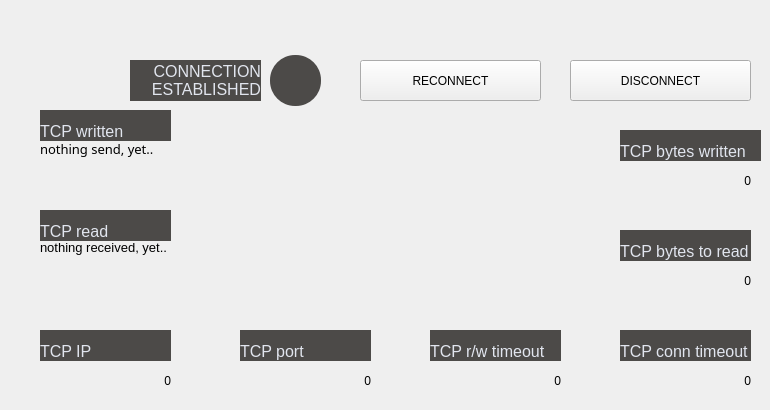
       <widget class="QWidget" name="TCP_PUMP1_tab">
        <attribute name="title">
         <string>    PUMP 1    </string>
        </attribute>
        <widget class="QLabel" name="TCP_PUMP1_disp_readBuffer">
         <property name="geometry">
          <rect>
           <x>40</x>
           <y>240</y>
           <width>561</width>
           <height>61</height>
          </rect>
         </property>
         <property name="styleSheet">
          <string notr="true">font-size: 10pt</string>
         </property>
         <property name="text">
          <string>nothing received, yet..</string>
         </property>
         <property name="alignment">
          <set>Qt::AlignLeading|Qt::AlignLeft|Qt::AlignTop</set>
         </property>
         <property name="wordWrap">
          <bool>true</bool>
         </property>
        </widget>
        <widget class="QLabel" name="TCP_PUMP1_lbl_bytesToRead">
         <property name="geometry">
          <rect>
           <x>620</x>
           <y>230</y>
           <width>131</width>
           <height>31</height>
          </rect>
         </property>
         <property name="styleSheet">
          <string notr="true">border: 0px;
font-size: 12pt;
background-color: #4c4a48;
color: #E1E5EE;</string>
         </property>
         <property name="text">
          <string>TCP bytes to read</string>
         </property>
         <property name="alignment">
          <set>Qt::AlignBottom|Qt::AlignLeading|Qt::AlignLeft</set>
         </property>
        </widget>
        <widget class="QLabel" name="TCP_PUMP1_disp_tio_rw">
         <property name="geometry">
          <rect>
           <x>430</x>
           <y>360</y>
           <width>131</width>
           <height>41</height>
          </rect>
         </property>
         <property name="text">
          <string>0</string>
         </property>
         <property name="alignment">
          <set>Qt::AlignRight|Qt::AlignTrailing|Qt::AlignVCenter</set>
         </property>
        </widget>
        <widget class="QPushButton" name="TCP_PUMP1_btt_reconn">
         <property name="geometry">
          <rect>
           <x>360</x>
           <y>60</y>
           <width>181</width>
           <height>41</height>
          </rect>
         </property>
         <property name="text">
          <string>RECONNECT</string>
         </property>
        </widget>
        <widget class="QLabel" name="TCP_PUMP1_lbl_writeBuffer">
         <property name="geometry">
          <rect>
           <x>40</x>
           <y>110</y>
           <width>131</width>
           <height>31</height>
          </rect>
         </property>
         <property name="styleSheet">
          <string notr="true">border: 0px;
font-size: 12pt;
background-color: #4c4a48;
color: #E1E5EE;</string>
         </property>
         <property name="text">
          <string>TCP written</string>
         </property>
         <property name="alignment">
          <set>Qt::AlignBottom|Qt::AlignLeading|Qt::AlignLeft</set>
         </property>
        </widget>
        <widget class="QLabel" name="TCP_PUMP1_disp_bytesWritten">
         <property name="geometry">
          <rect>
           <x>620</x>
           <y>160</y>
           <width>131</width>
           <height>41</height>
          </rect>
         </property>
         <property name="text">
          <string>0</string>
         </property>
         <property name="alignment">
          <set>Qt::AlignRight|Qt::AlignTrailing|Qt::AlignVCenter</set>
         </property>
        </widget>
        <widget class="QLabel" name="TCP_PUMP1_indi_connected">
         <property name="geometry">
          <rect>
           <x>270</x>
           <y>55</y>
           <width>51</width>
           <height>51</height>
          </rect>
         </property>
         <property name="styleSheet">
          <string notr="true">border-radius: 25px;
background-color: #4c4a48;</string>
         </property>
         <property name="text">
          <string/>
         </property>
        </widget>
        <widget class="QLabel" name="TCP_PUMP1_disp_writeBuffer">
         <property name="geometry">
          <rect>
           <x>40</x>
           <y>140</y>
           <width>561</width>
           <height>61</height>
          </rect>
         </property>
         <property name="font">
          <font>
           <family>Bahnschrift</family>
           <pointsize>10</pointsize>
          </font>
         </property>
         <property name="styleSheet">
          <string notr="true">font-size: 10pt</string>
         </property>
         <property name="text">
          <string>nothing send, yet..</string>
         </property>
         <property name="alignment">
          <set>Qt::AlignLeading|Qt::AlignLeft|Qt::AlignTop</set>
         </property>
         <property name="wordWrap">
          <bool>true</bool>
         </property>
        </widget>
        <widget class="QLabel" name="TCP_PUMP1_lbl_tio_conn">
         <property name="geometry">
          <rect>
           <x>620</x>
           <y>330</y>
           <width>131</width>
           <height>31</height>
          </rect>
         </property>
         <property name="styleSheet">
          <string notr="true">border: 0px;
font-size: 12pt;
background-color: #4c4a48;
color: #E1E5EE;</string>
         </property>
         <property name="text">
          <string>TCP conn timeout</string>
         </property>
         <property name="alignment">
          <set>Qt::AlignBottom|Qt::AlignLeading|Qt::AlignLeft</set>
         </property>
        </widget>
        <widget class="QLabel" name="TCP_PUMP1_lbl_tio_rw">
         <property name="geometry">
          <rect>
           <x>430</x>
           <y>330</y>
           <width>131</width>
           <height>31</height>
          </rect>
         </property>
         <property name="styleSheet">
          <string notr="true">border: 0px;
font-size: 12pt;
background-color: #4c4a48;
color: #E1E5EE;</string>
         </property>
         <property name="text">
          <string>TCP r/w timeout</string>
         </property>
         <property name="alignment">
          <set>Qt::AlignBottom|Qt::AlignLeading|Qt::AlignLeft</set>
         </property>
        </widget>
        <widget class="QPushButton" name="TCP_PUMP1_btt_discon">
         <property name="geometry">
          <rect>
           <x>570</x>
           <y>60</y>
           <width>181</width>
           <height>41</height>
          </rect>
         </property>
         <property name="text">
          <string>DISCONNECT</string>
         </property>
        </widget>
        <widget class="QLabel" name="TCP_PUMP1_lbl_port">
         <property name="geometry">
          <rect>
           <x>240</x>
           <y>330</y>
           <width>131</width>
           <height>31</height>
          </rect>
         </property>
         <property name="styleSheet">
          <string notr="true">border: 0px;
font-size: 12pt;
background-color: #4c4a48;
color: #E1E5EE;</string>
         </property>
         <property name="text">
          <string>TCP port</string>
         </property>
         <property name="alignment">
          <set>Qt::AlignBottom|Qt::AlignLeading|Qt::AlignLeft</set>
         </property>
        </widget>
        <widget class="QLabel" name="TCP_PUMP1_lbl_readBuffer">
         <property name="geometry">
          <rect>
           <x>40</x>
           <y>210</y>
           <width>131</width>
           <height>31</height>
          </rect>
         </property>
         <property name="styleSheet">
          <string notr="true">border: 0px;
font-size: 12pt;
background-color: #4c4a48;
color: #E1E5EE;</string>
         </property>
         <property name="text">
          <string>TCP read</string>
         </property>
         <property name="alignment">
          <set>Qt::AlignBottom|Qt::AlignLeading|Qt::AlignLeft</set>
         </property>
        </widget>
        <widget class="QLabel" name="TCP_PUMP1_disp_ip">
         <property name="geometry">
          <rect>
           <x>40</x>
           <y>360</y>
           <width>131</width>
           <height>41</height>
          </rect>
         </property>
         <property name="text">
          <string>0</string>
         </property>
         <property name="alignment">
          <set>Qt::AlignRight|Qt::AlignTrailing|Qt::AlignVCenter</set>
         </property>
        </widget>
        <widget class="QLabel" name="TCP_PUMP1_lbl_bytesWritten">
         <property name="geometry">
          <rect>
           <x>620</x>
           <y>130</y>
           <width>141</width>
           <height>31</height>
          </rect>
         </property>
         <property name="styleSheet">
          <string notr="true">border: 0px;
font-size: 12pt;
background-color: #4c4a48;
color: #E1E5EE;</string>
         </property>
         <property name="text">
          <string>TCP bytes written</string>
         </property>
         <property name="alignment">
          <set>Qt::AlignBottom|Qt::AlignLeading|Qt::AlignLeft</set>
         </property>
        </widget>
        <widget class="QLabel" name="TCP_PUMP1_disp_port">
         <property name="geometry">
          <rect>
           <x>240</x>
           <y>360</y>
           <width>131</width>
           <height>41</height>
          </rect>
         </property>
         <property name="text">
          <string>0</string>
         </property>
         <property name="alignment">
          <set>Qt::AlignRight|Qt::AlignTrailing|Qt::AlignVCenter</set>
         </property>
        </widget>
        <widget class="QLabel" name="TCP_PUMP1_lbl_connected">
         <property name="geometry">
          <rect>
           <x>130</x>
           <y>60</y>
           <width>131</width>
           <height>41</height>
          </rect>
         </property>
         <property name="styleSheet">
          <string notr="true">border: 0px;
font-size: 12pt;
background-color: #4c4a48;
color: #E1E5EE;</string>
         </property>
         <property name="text">
          <string>CONNECTION
ESTABLISHED</string>
         </property>
         <property name="alignment">
          <set>Qt::AlignRight|Qt::AlignTrailing|Qt::AlignVCenter</set>
         </property>
        </widget>
        <widget class="QLabel" name="TCP_PUMP1_lbl_ip">
         <property name="geometry">
          <rect>
           <x>40</x>
           <y>330</y>
           <width>131</width>
           <height>31</height>
          </rect>
         </property>
         <property name="styleSheet">
          <string notr="true">border: 0px;
font-size: 12pt;
background-color: #4c4a48;
color: #E1E5EE;</string>
         </property>
         <property name="text">
          <string>TCP IP</string>
         </property>
         <property name="alignment">
          <set>Qt::AlignBottom|Qt::AlignLeading|Qt::AlignLeft</set>
         </property>
        </widget>
        <widget class="QLabel" name="TCP_PUMP1_disp_tio_conn">
         <property name="geometry">
          <rect>
           <x>620</x>
           <y>360</y>
           <width>131</width>
           <height>41</height>
          </rect>
         </property>
         <property name="text">
          <string>0</string>
         </property>
         <property name="alignment">
          <set>Qt::AlignRight|Qt::AlignTrailing|Qt::AlignVCenter</set>
         </property>
        </widget>
        <widget class="QLabel" name="TCP_PUMP1_disp_bytesToRead">
         <property name="geometry">
          <rect>
           <x>620</x>
           <y>260</y>
           <width>131</width>
           <height>41</height>
          </rect>
         </property>
         <property name="text">
          <string>0</string>
         </property>
         <property name="alignment">
          <set>Qt::AlignRight|Qt::AlignTrailing|Qt::AlignVCenter</set>
         </property>
        </widget>
        <zorder>TCP_PUMP1_lbl_writeBuffer</zorder>
        <zorder>TCP_PUMP1_lbl_readBuffer</zorder>
        <zorder>TCP_PUMP1_lbl_bytesToRead</zorder>
        <zorder>TCP_PUMP1_lbl_tio_conn</zorder>
        <zorder>TCP_PUMP1_lbl_ip</zorder>
        <zorder>TCP_PUMP1_lbl_port</zorder>
        <zorder>TCP_PUMP1_lbl_tio_rw</zorder>
        <zorder>TCP_PUMP1_lbl_bytesWritten</zorder>
        <zorder>TCP_PUMP1_disp_readBuffer</zorder>
        <zorder>TCP_PUMP1_disp_tio_rw</zorder>
        <zorder>TCP_PUMP1_btt_reconn</zorder>
        <zorder>TCP_PUMP1_disp_bytesWritten</zorder>
        <zorder>TCP_PUMP1_indi_connected</zorder>
        <zorder>TCP_PUMP1_disp_writeBuffer</zorder>
        <zorder>TCP_PUMP1_btt_discon</zorder>
        <zorder>TCP_PUMP1_disp_ip</zorder>
        <zorder>TCP_PUMP1_disp_port</zorder>
        <zorder>TCP_PUMP1_lbl_connected</zorder>
        <zorder>TCP_PUMP1_disp_tio_conn</zorder>
        <zorder>TCP_PUMP1_disp_bytesToRead</zorder>
       </widget>
